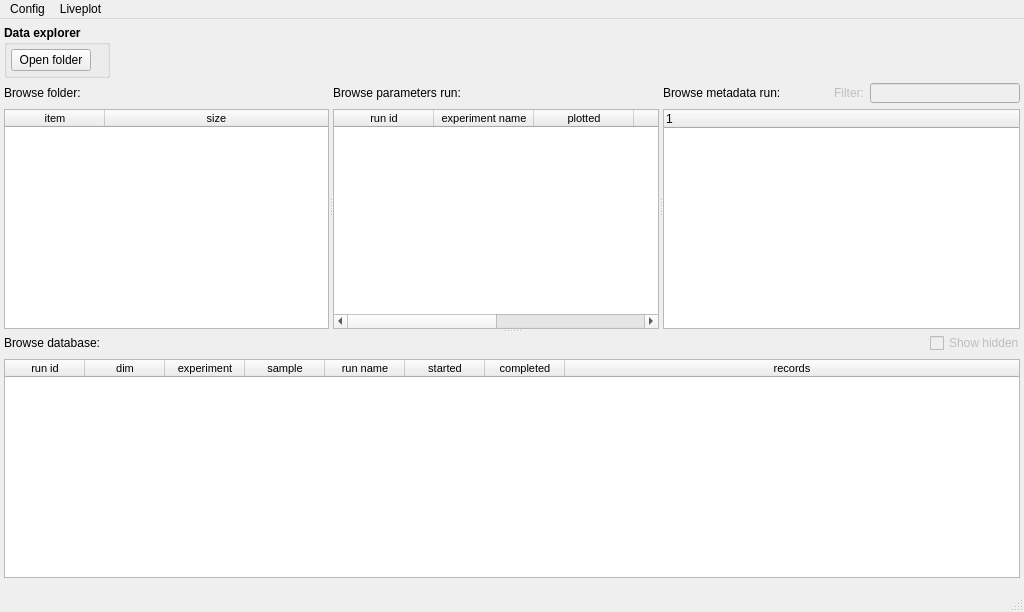
<?xml version="1.0" encoding="UTF-8"?>
<ui version="4.0">
 <class>MainWindow</class>
 <widget class="QMainWindow" name="MainWindow">
  <property name="geometry">
   <rect>
    <x>0</x>
    <y>0</y>
    <width>1024</width>
    <height>612</height>
   </rect>
  </property>
  <property name="windowTitle">
   <string>pyplotter</string>
  </property>
  <property name="windowOpacity">
   <double>1.000000000000000</double>
  </property>
  <widget class="QWidget" name="centralwidget">
   <layout class="QVBoxLayout" name="verticalLayout_4">
    <property name="spacing">
     <number>4</number>
    </property>
    <property name="leftMargin">
     <number>4</number>
    </property>
    <property name="topMargin">
     <number>0</number>
    </property>
    <property name="rightMargin">
     <number>4</number>
    </property>
    <property name="bottomMargin">
     <number>4</number>
    </property>
    <item>
     <layout class="QVBoxLayout" name="verticalLayout_3">
      <property name="topMargin">
       <number>6</number>
      </property>
      <property name="bottomMargin">
       <number>1</number>
      </property>
      <item>
       <layout class="QHBoxLayout" name="TopHorizontalLayout">
        <property name="spacing">
         <number>0</number>
        </property>
        <property name="topMargin">
         <number>0</number>
        </property>
        <item>
         <widget class="QGroupBox" name="groupBoxDataExplorer">
          <property name="maximumSize">
           <size>
            <width>16777215</width>
            <height>100</height>
           </size>
          </property>
          <property name="font">
           <font>
            <weight>75</weight>
            <bold>true</bold>
           </font>
          </property>
          <property name="title">
           <string>Data explorer</string>
          </property>
          <layout class="QVBoxLayout" name="verticalLayout_12">
           <property name="spacing">
            <number>4</number>
           </property>
           <property name="leftMargin">
            <number>4</number>
           </property>
           <property name="topMargin">
            <number>4</number>
           </property>
           <property name="rightMargin">
            <number>4</number>
           </property>
           <property name="bottomMargin">
            <number>4</number>
           </property>
           <item>
            <widget class="QPushButton" name="pushButtonOpenFolder">
             <property name="minimumSize">
              <size>
               <width>0</width>
               <height>0</height>
              </size>
             </property>
             <property name="maximumSize">
              <size>
               <width>80</width>
               <height>16777215</height>
              </size>
             </property>
             <property name="font">
              <font>
               <weight>50</weight>
               <bold>false</bold>
              </font>
             </property>
             <property name="text">
              <string>Open folder</string>
             </property>
            </widget>
           </item>
           <item>
            <layout class="QHBoxLayout" name="labelPath"/>
           </item>
          </layout>
         </widget>
        </item>
        <item>
         <spacer name="horizontalSpacer">
          <property name="orientation">
           <enum>Qt::Horizontal</enum>
          </property>
          <property name="sizeHint" stdset="0">
           <size>
            <width>40</width>
            <height>20</height>
           </size>
          </property>
         </spacer>
        </item>
       </layout>
      </item>
     </layout>
    </item>
    <item>
     <widget class="QSplitter" name="splitter_2">
      <property name="orientation">
       <enum>Qt::Vertical</enum>
      </property>
      <widget class="QSplitter" name="splitter">
       <property name="orientation">
        <enum>Qt::Horizontal</enum>
       </property>
       <widget class="QWidget" name="layoutWidget_2">
        <layout class="QVBoxLayout" name="verticalLayout_5">
         <item>
          <widget class="QLabel" name="labelFolder">
           <property name="minimumSize">
            <size>
             <width>0</width>
             <height>20</height>
            </size>
           </property>
           <property name="maximumSize">
            <size>
             <width>16777215</width>
             <height>20</height>
            </size>
           </property>
           <property name="text">
            <string>Browse folder:</string>
           </property>
          </widget>
         </item>
         <item>
          <widget class="QTableWidget" name="tableWidgetFolder">
           <property name="minimumSize">
            <size>
             <width>0</width>
             <height>0</height>
            </size>
           </property>
           <property name="font">
            <font>
             <pointsize>8</pointsize>
            </font>
           </property>
           <property name="styleSheet">
            <string notr="true"/>
           </property>
           <property name="lineWidth">
            <number>0</number>
           </property>
           <property name="sizeAdjustPolicy">
            <enum>QAbstractScrollArea::AdjustIgnored</enum>
           </property>
           <property name="editTriggers">
            <set>QAbstractItemView::NoEditTriggers</set>
           </property>
           <property name="alternatingRowColors">
            <bool>true</bool>
           </property>
           <property name="selectionBehavior">
            <enum>QAbstractItemView::SelectRows</enum>
           </property>
           <property name="showGrid">
            <bool>false</bool>
           </property>
           <property name="sortingEnabled">
            <bool>true</bool>
           </property>
           <attribute name="horizontalHeaderCascadingSectionResizes">
            <bool>false</bool>
           </attribute>
           <attribute name="horizontalHeaderShowSortIndicator" stdset="0">
            <bool>true</bool>
           </attribute>
           <attribute name="horizontalHeaderStretchLastSection">
            <bool>true</bool>
           </attribute>
           <attribute name="verticalHeaderVisible">
            <bool>false</bool>
           </attribute>
           <column>
            <property name="text">
             <string>item</string>
            </property>
            <property name="textAlignment">
             <set>AlignCenter</set>
            </property>
           </column>
           <column>
            <property name="text">
             <string>size</string>
            </property>
            <property name="textAlignment">
             <set>AlignCenter</set>
            </property>
           </column>
          </widget>
         </item>
        </layout>
       </widget>
       <widget class="QWidget" name="verticalLayoutWidget">
        <layout class="QVBoxLayout" name="verticalLayout_6">
         <item>
          <layout class="QHBoxLayout" name="horizontalLayout_2">
           <item>
            <widget class="QLabel" name="labelRun">
             <property name="minimumSize">
              <size>
               <width>1</width>
               <height>20</height>
              </size>
             </property>
             <property name="maximumSize">
              <size>
               <width>150</width>
               <height>20</height>
              </size>
             </property>
             <property name="text">
              <string>Browse parameters run:</string>
             </property>
            </widget>
           </item>
           <item>
            <widget class="QLabel" name="labelCurrentRun">
             <property name="minimumSize">
              <size>
               <width>0</width>
               <height>20</height>
              </size>
             </property>
             <property name="maximumSize">
              <size>
               <width>16777215</width>
               <height>20</height>
              </size>
             </property>
             <property name="font">
              <font>
               <weight>75</weight>
               <bold>true</bold>
              </font>
             </property>
             <property name="text">
              <string/>
             </property>
            </widget>
           </item>
          </layout>
         </item>
         <item>
          <widget class="QTableWidget" name="tableWidgetParameters">
           <property name="font">
            <font>
             <pointsize>8</pointsize>
            </font>
           </property>
           <property name="lineWidth">
            <number>0</number>
           </property>
           <property name="editTriggers">
            <set>QAbstractItemView::NoEditTriggers</set>
           </property>
           <property name="alternatingRowColors">
            <bool>true</bool>
           </property>
           <property name="selectionBehavior">
            <enum>QAbstractItemView::SelectRows</enum>
           </property>
           <property name="showGrid">
            <bool>false</bool>
           </property>
           <property name="sortingEnabled">
            <bool>true</bool>
           </property>
           <attribute name="horizontalHeaderStretchLastSection">
            <bool>true</bool>
           </attribute>
           <attribute name="verticalHeaderVisible">
            <bool>false</bool>
           </attribute>
           <column>
            <property name="text">
             <string>run id</string>
            </property>
           </column>
           <column>
            <property name="text">
             <string>experiment name</string>
            </property>
           </column>
           <column>
            <property name="text">
             <string>plotted</string>
            </property>
           </column>
           <column>
            <property name="text">
             <string>axis</string>
            </property>
           </column>
           <column>
            <property name="text">
             <string>unit</string>
            </property>
           </column>
           <column>
            <property name="text">
             <string>swept parameters</string>
            </property>
           </column>
          </widget>
         </item>
        </layout>
       </widget>
       <widget class="QWidget" name="verticalLayoutWidget_2">
        <layout class="QVBoxLayout" name="verticalLayout_7">
         <item>
          <layout class="QHBoxLayout" name="horizontalLayout_3">
           <item>
            <widget class="QLabel" name="labelMetadata">
             <property name="minimumSize">
              <size>
               <width>0</width>
               <height>20</height>
              </size>
             </property>
             <property name="maximumSize">
              <size>
               <width>140</width>
               <height>20</height>
              </size>
             </property>
             <property name="text">
              <string>Browse metadata run:</string>
             </property>
            </widget>
           </item>
           <item>
            <widget class="QLabel" name="labelCurrentMetadata">
             <property name="minimumSize">
              <size>
               <width>0</width>
               <height>20</height>
              </size>
             </property>
             <property name="maximumSize">
              <size>
               <width>16777215</width>
               <height>20</height>
              </size>
             </property>
             <property name="font">
              <font>
               <weight>75</weight>
               <bold>true</bold>
              </font>
             </property>
             <property name="text">
              <string/>
             </property>
            </widget>
           </item>
           <item>
            <widget class="QLabel" name="labelFilter">
             <property name="enabled">
              <bool>false</bool>
             </property>
             <property name="minimumSize">
              <size>
               <width>0</width>
               <height>20</height>
              </size>
             </property>
             <property name="maximumSize">
              <size>
               <width>40</width>
               <height>20</height>
              </size>
             </property>
             <property name="text">
              <string>Filter:</string>
             </property>
             <property name="alignment">
              <set>Qt::AlignRight|Qt::AlignTrailing|Qt::AlignVCenter</set>
             </property>
            </widget>
           </item>
           <item>
            <widget class="QLineEdit" name="lineEditFilter">
             <property name="enabled">
              <bool>false</bool>
             </property>
             <property name="sizePolicy">
              <sizepolicy hsizetype="Expanding" vsizetype="Preferred">
               <horstretch>0</horstretch>
               <verstretch>0</verstretch>
              </sizepolicy>
             </property>
             <property name="minimumSize">
              <size>
               <width>0</width>
               <height>20</height>
              </size>
             </property>
             <property name="maximumSize">
              <size>
               <width>150</width>
               <height>20</height>
              </size>
             </property>
             <property name="font">
              <font>
               <italic>true</italic>
              </font>
             </property>
             <property name="text">
              <string/>
             </property>
            </widget>
           </item>
          </layout>
         </item>
         <item>
          <widget class="ViewTree" name="snapShotTreeView">
           <column>
            <property name="text">
             <string/>
            </property>
           </column>
          </widget>
         </item>
        </layout>
       </widget>
      </widget>
      <widget class="QWidget" name="layoutWidget_3">
       <layout class="QVBoxLayout" name="verticalLayout_11">
        <item>
         <layout class="QHBoxLayout" name="horizontalLayout">
          <item>
           <widget class="QLabel" name="labelDataBase">
            <property name="maximumSize">
             <size>
              <width>110</width>
              <height>16777215</height>
             </size>
            </property>
            <property name="text">
             <string>Browse database:</string>
            </property>
           </widget>
          </item>
          <item>
           <widget class="QLabel" name="labelCurrentDataBase">
            <property name="font">
             <font>
              <family>MS Shell Dlg 2</family>
              <pointsize>10</pointsize>
              <weight>75</weight>
              <bold>true</bold>
             </font>
            </property>
            <property name="styleSheet">
             <string notr="true">color: green;</string>
            </property>
            <property name="text">
             <string/>
            </property>
           </widget>
          </item>
          <item>
           <widget class="QCheckBox" name="checkBoxHidden">
            <property name="enabled">
             <bool>false</bool>
            </property>
            <property name="maximumSize">
             <size>
              <width>90</width>
              <height>16777215</height>
             </size>
            </property>
            <property name="text">
             <string>Show hidden</string>
            </property>
           </widget>
          </item>
         </layout>
        </item>
        <item>
         <widget class="QTableWidgetKey" name="tableWidgetDataBase">
          <property name="font">
           <font>
            <pointsize>8</pointsize>
           </font>
          </property>
          <property name="lineWidth">
           <number>0</number>
          </property>
          <property name="sizeAdjustPolicy">
           <enum>QAbstractScrollArea::AdjustIgnored</enum>
          </property>
          <property name="editTriggers">
           <set>QAbstractItemView::NoEditTriggers</set>
          </property>
          <property name="alternatingRowColors">
           <bool>true</bool>
          </property>
          <property name="selectionBehavior">
           <enum>QAbstractItemView::SelectRows</enum>
          </property>
          <property name="showGrid">
           <bool>false</bool>
          </property>
          <property name="sortingEnabled">
           <bool>true</bool>
          </property>
          <property name="columnCount">
           <number>8</number>
          </property>
          <attribute name="horizontalHeaderDefaultSectionSize">
           <number>80</number>
          </attribute>
          <attribute name="horizontalHeaderMinimumSectionSize">
           <number>32</number>
          </attribute>
          <attribute name="horizontalHeaderStretchLastSection">
           <bool>true</bool>
          </attribute>
          <attribute name="verticalHeaderVisible">
           <bool>false</bool>
          </attribute>
          <column>
           <property name="text">
            <string>run id</string>
           </property>
          </column>
          <column>
           <property name="text">
            <string>dim</string>
           </property>
          </column>
          <column>
           <property name="text">
            <string>experiment</string>
           </property>
          </column>
          <column>
           <property name="text">
            <string>sample</string>
           </property>
          </column>
          <column>
           <property name="text">
            <string>run name</string>
           </property>
          </column>
          <column>
           <property name="text">
            <string>started</string>
           </property>
          </column>
          <column>
           <property name="text">
            <string>completed</string>
           </property>
          </column>
          <column>
           <property name="text">
            <string>records</string>
           </property>
          </column>
         </widget>
        </item>
       </layout>
      </widget>
     </widget>
    </item>
   </layout>
  </widget>
  <widget class="QStatusBar" name="statusBar">
   <property name="minimumSize">
    <size>
     <width>0</width>
     <height>30</height>
    </size>
   </property>
  </widget>
  <widget class="QMenuBar" name="menuBar">
   <property name="geometry">
    <rect>
     <x>0</x>
     <y>0</y>
     <width>1024</width>
     <height>21</height>
    </rect>
   </property>
   <widget class="QMenu" name="menuConfig">
    <property name="title">
     <string>Config</string>
    </property>
    <widget class="QMenu" name="menustyle">
     <property name="title">
      <string>style</string>
     </property>
     <addaction name="actionqb"/>
     <addaction name="actionqdark"/>
     <addaction name="actionwhite"/>
    </widget>
    <widget class="QMenu" name="menuplot">
     <property name="title">
      <string>plot</string>
     </property>
     <addaction name="actionAxisLabelColor"/>
     <addaction name="actionAxisTickLabelsColor"/>
     <addaction name="actionTitleColor"/>
     <addaction name="actionAxisTicksColor"/>
     <addaction name="actionFontsize"/>
     <addaction name="actionColormap"/>
    </widget>
    <addaction name="menustyle"/>
    <addaction name="actionDefaultPath"/>
    <addaction name="menuplot"/>
   </widget>
   <widget class="QMenu" name="menuLiveplot">
    <property name="title">
     <string>Liveplot</string>
    </property>
    <addaction name="actionOpenliveplot"/>
   </widget>
   <addaction name="menuConfig"/>
   <addaction name="menuLiveplot"/>
  </widget>
  <action name="actionqb">
   <property name="checkable">
    <bool>true</bool>
   </property>
   <property name="checked">
    <bool>false</bool>
   </property>
   <property name="enabled">
    <bool>true</bool>
   </property>
   <property name="text">
    <string>qb</string>
   </property>
  </action>
  <action name="actionqdark">
   <property name="checkable">
    <bool>true</bool>
   </property>
   <property name="checked">
    <bool>false</bool>
   </property>
   <property name="text">
    <string>qdark</string>
   </property>
  </action>
  <action name="actionwhite">
   <property name="checkable">
    <bool>true</bool>
   </property>
   <property name="text">
    <string>white</string>
   </property>
  </action>
  <action name="actionDefaultPath">
   <property name="text">
    <string>Select default folder</string>
   </property>
  </action>
  <action name="actionAxisLabelColor">
   <property name="text">
    <string>Axis label color</string>
   </property>
  </action>
  <action name="actionAxisTickLabelsColor">
   <property name="text">
    <string>Axis tick labels color</string>
   </property>
  </action>
  <action name="actionTitleColor">
   <property name="text">
    <string>Title color</string>
   </property>
  </action>
  <action name="actionAxisTicksColor">
   <property name="text">
    <string>Axis ticks color</string>
   </property>
  </action>
  <action name="actionFontsize">
   <property name="text">
    <string>Font-size</string>
   </property>
  </action>
  <action name="actionColormap">
   <property name="text">
    <string>colormap</string>
   </property>
  </action>
  <action name="actionqt_material">
   <property name="text">
    <string>qt-material</string>
   </property>
  </action>
  <action name="actionSelectDatabase">
   <property name="text">
    <string>Select database</string>
   </property>
  </action>
  <action name="actionOpenliveplot">
   <property name="text">
    <string>Open liveplot</string>
   </property>
  </action>
 </widget>
 <customwidgets>
  <customwidget>
   <class>QTableWidgetKey</class>
   <extends>QTableWidget</extends>
   <header location="global">..ui.qtable_widget_key</header>
  </customwidget>
  <customwidget>
   <class>ViewTree</class>
   <extends>QTreeWidget</extends>
   <header location="global">..ui.view_tree</header>
  </customwidget>
 </customwidgets>
 <resources/>
 <connections/>
</ui>
